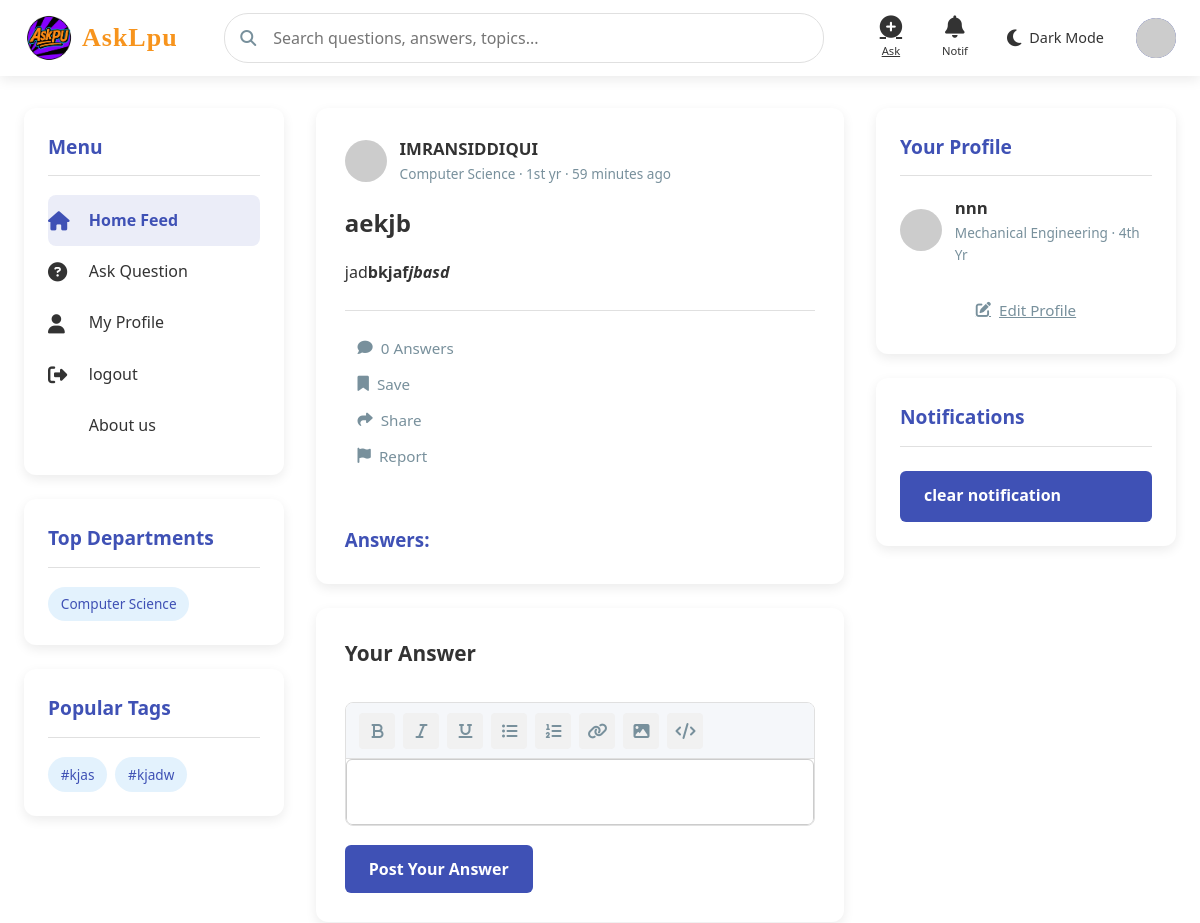
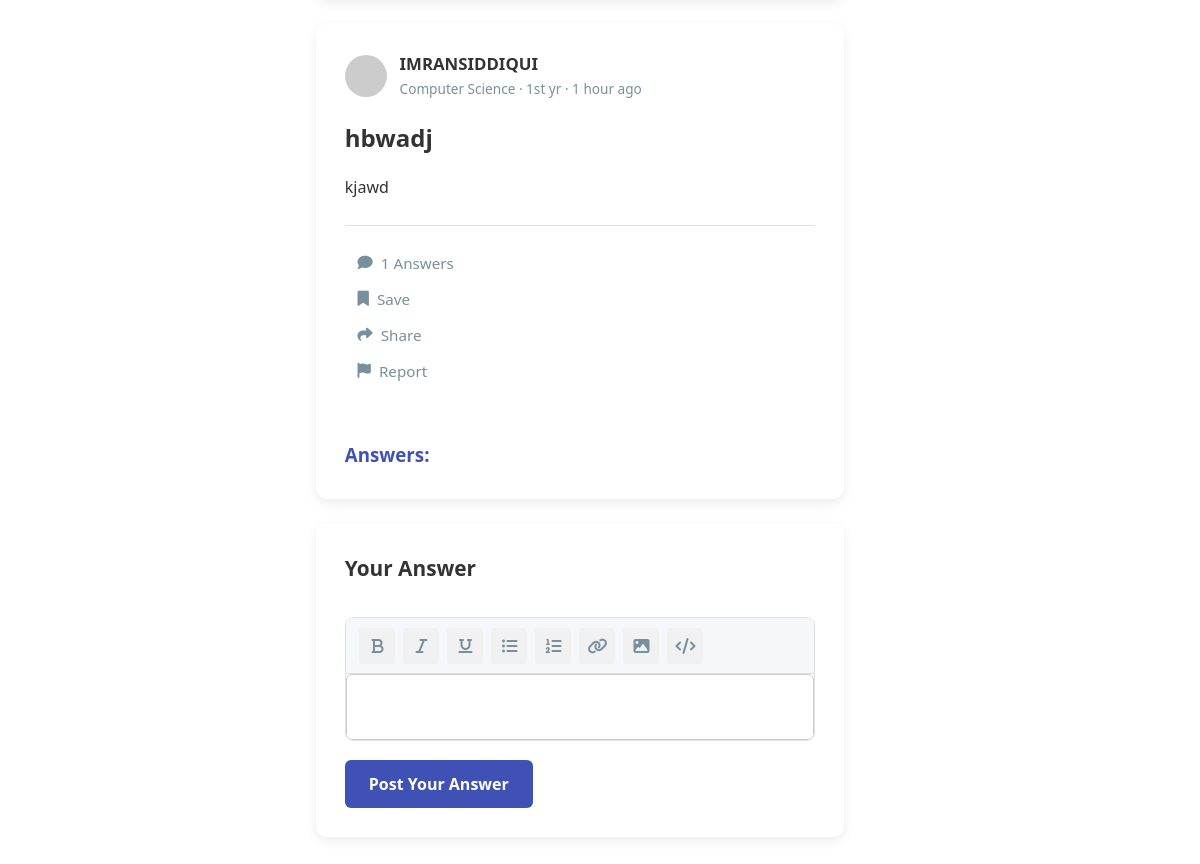
The page /index (signed in) on the database its author committed (2 pictures, top to bottom).
### app.py (models this page shows)
class Question(db.Model):
    id = db.Column(db.Integer, primary_key=True)
    title = db.Column(db.String(200), nullable=False)
    description = db.Column(db.Text, nullable=False)
    tags = db.Column(db.String(200), nullable=True)
    user_id = db.Column(db.Integer, db.ForeignKey('user.id'), nullable=False)
    created_at = db.Column(db.DateTime, default=datetime.utcnow)
    department = db.Column(db.String(50), nullable=True)
    subject = db.Column(db.String(50), nullable=True)
    image = db.Column(db.String(200), nullable=True)
    answers = db.relationship('Answer', backref='question', lazy=True, cascade="all, delete")

class User(db.Model):
    id = db.Column(db.Integer, primary_key=True)#use
    first_name=db.Column(db.String(90),unique=False, nullable=False)
    last_name=db.Column(db.String(90),unique=False, nullable=False)
    full_name=db.Column(db.String(90),unique=True, nullable=True)#use
    username = db.Column(db.String(80), unique=True, nullable=False)#use
    email = db.Column(db.String(120), unique=True, nullable=False)#use
    c_id = db.Column(db.String(200), nullable=False)#use
    password = db.Column(db.String(200), nullable=False)#use
    role = db.Column(db.String(20), default='student',nullable=True)#use
    department = db.Column(db.String(50), nullable=True)#use
    year = db.Column(db.String(90), nullable=True)#use
    bio = db.Column(db.Text, nullable=True)#use
    interest= db.Column(db.String(200), nullable=True)
    skiils=db.Column(db.String(200), nullable=True)
    location=db.Column(db.String(200), nullable=True)
    questions = db.relationship('Question', backref='author', lazy=True, cascade="all, delete")
    created_at = db.Column(db.DateTime, default=datetime.utcnow)
    answers = db.relationship('Answer', backref='author', lazy=True, cascade="all, delete")
    image = db.Column(db.String(300), nullable=True)
    otp=db.Column(db.Integer)#use
    achievement=db.Column(db.String(200), nullable=True)
    course=db.Column(db.String(200), nullable=True)
    verify= db.Column(db.Boolean, default=False)
    voted_on = db.relationship(
        'Answer',
        secondary=votes_association,
        back_populates='voters',
        cascade="all, delete"
    )

### app.py (the view)
@app.route('/index')
def index():
    user_id = session.get('user_id')
    if user_id:
        question = Question.query.order_by(desc(Question.created_at)).all()
        x = session.get('user_id')
        user=User.query.get(x)
        notifications = Notification.query.filter_by(recipient_id=user.id).order_by(desc(Notification.created_at)).all()
        question_list = Question.query.order_by(desc(Question.created_at)).all()
        all_tags = []
        for q in question_list:
            if q.tags:
                tags = [tag.strip() for tag in q.tags.split(',') if tag.strip()]
                all_tags.extend(tags)
        tag_counter = Counter(all_tags)
        top_tags = [tag for tag, count in tag_counter.most_common(10)]
        departments = db.session.query(Question.department).distinct().all()
        department_tags = [dept[0] for dept in departments if dept[0]]
        return render_template('index.html',user=user,questions=question,top_tags=top_tags,
                               department_tags=department_tags,
                               notifications=notifications)
    else:
        flash('You need to login first', 'warning')
        return redirect(url_for('login'))

### app.py (called while the page is built)
@app.template_filter('time_ago')
def time_ago(date):
    now = datetime.utcnow()
    diff = now - date
    periods = [
        ('year', 60*60*24*365),
        ('month', 60*60*24*30),
        ('day', 60*60*24),
        ('hour', 60*60),
        ('minute', 60),
        ('second', 1)
    ]
    for period, seconds in periods:
        value = diff.total_seconds() / seconds
        if value >= 1:
            value = int(value)
            return f"{value} {period}{'s' if value != 1 else ''} ago"
    return "just now"

    @property
    def score(self):
        total_upvotes = db.session.query(votes_association).filter_by(answer_id=self.id, vote_type='upvote').count()
        total_downvotes = db.session.query(votes_association).filter_by(answer_id=self.id, vote_type='downvote').count()
        return total_upvotes - total_downvotes

### templates/index.html (shortened to what this page needs)
<!DOCTYPE html>
<html lang="en">
<head>
    <link rel="stylesheet" href="https://cdnjs.cloudflare.com/ajax/libs/font-awesome/6.4.0/css/all.min.css">
    <link rel="stylesheet" href="{{url_for ('static',filename='css/styles.css')}}">
</head>
<body>
    <header>
        <div class="header-container">
            <a href="{{ url_for('index') }}" class="logo">
<img src="{{ url_for('static', filename='uploads/logo.png') }}"
     alt="Logo"
     style="height: 50px; width: auto; max-width: 100%; object-fit: contain;">
<span class="logo-text">AskLpu</span>
            </a>
    <div class="search-container">
        <i class="fas fa-search search-icon"></i>
        <form method="GET" action="{{ url_for('search') }}">
        <input type="text" class="search-bar" name="query" placeholder="Search questions, answers, topics...">
    </form>
    </div>
            <div class="nav-icons">
                <a href="{{url_for('ask')}}" class="nav-icon" id="ask-btn">
                    <i class="fas fa-plus-circle"></i>
                    <span>Ask</span>
                </a>
                <div class="nav-icon" id="notifications-btn">
                    <i class="fas fa-bell"></i>
                    <span>Notif</span>
                </div>
                <div class="theme-toggle" id="theme-toggle">
                    <i class="fas fa-moon toggle-icon" id="theme-icon"></i>
                    <span class="toggle-text">Dark Mode</span>
                </div>
                <a href="{{url_for('profile')}}" class="user-avatar" id="profile-btn">
                    {% if user.image %}
  <img src="{{ url_for('static', filename='uploads/' + user.image) }}" alt="Avatar">
{% else %}
  <img src="https://api.dicebear.com/6.x/avataaars/svg?seed={{ user.username }}" alt="Default Avatar">
{% endif %}
                </a>
            </div>
        </div>
    </header>
    <div class="main-container">
        <div class="sidebar">
            <div class="sidebar-card">
                <h3 class="sidebar-title">Menu</h3>
                <a href="{{ url_for('index') }}" class="menu-item active-menu">
                    <i class="fas fa-home"></i>
                    <span>Home Feed</span>
                </a>
                <a href="{{url_for('ask')}}" class="menu-item">
                    <i class="fas fa-question-circle"></i>
                    <span>Ask Question</span>
                </a>
                <a href="{{url_for('profile')}}" class="menu-item">
                    <i class="fas fa-user"></i>
                    <span>My Profile</span>
                </a>
                    <a href="{{url_for('logout')}}" class="menu-item">
                    <i class="fas fa-sign-out-alt"></i>
                    <span>logout</span>
                    </a>
                             <a href="{{url_for('about_us')}}" class="menu-item">
            <span>About us</span>
        </a>
            </div>
            <div class="sidebar-card">
                <h3 class="sidebar-title">Top Departments</h3>
<div class="tag-list">
    {% for dept in department_tags %}
    <div class="tag">{{ dept }}</div>
    {% endfor %}
</div>
            </div>
            <div class="sidebar-card">
                <h3 class="sidebar-title">Popular Tags</h3>
<div class="tag-list">
    {% for tag in top_tags %}
    <div class="tag">#{{ tag }}</div>
    {% endfor %}
</div>
            </div>
        </div>
        <div class="main-content">
{% for question in questions %}
            <div class="content-card slide-in">
                <div class="card-header">
                    <div class="user-info">
                        {% if question.author.image %}
  <img src="{{ url_for('static', filename='uploads/' + question.author.image) }}" alt="Avatar">
{% else %}
  <img src="https://api.dicebear.com/6.x/avataaars/svg?seed={{ question.author.username }}" alt="Default Avatar">
{% endif %}
                        <div class="user-details">
                            <div class="user-name">{{ question.author.full_name }}</div>
                            <div class="user-meta">{{question.author.department}} · {{question.author.year}} yr · {{ question.created_at|time_ago }}</div>
                        </div>
                    </div>
                </div>
                <h2 class="question-title">{{ question.title }}</h2>
                <div class="question-content">
                    {{ question.description|truncate(200) |safe }}
                </div>
                <div class="question-footer">
                    <div class="action-buttons">
                        <button class="action-button">
                            <i class="fas fa-comment"></i>
                            <span>{{question.answers|length}} Answers</span>
                        </button>
                        <button class="action-button">
                            <i class="fas fa-bookmark"></i>
                            <span>Save</span>
                        </button>
                        <button class="action-button">
                            <i class="fas fa-share"></i>
                            <span>Share</span>
                        </button>
                        <button class="action-button">
                            <i class="fas fa-flag"></i>
                            <span>Report</span>
                        </button>
                    </div>
                </div>
                <br>
                <br>
<h3 style="cursor: pointer; color: #3f51b5;" onclick="toggleAnswer('{{ question.id }}')">Answers:</h3>
</div>
            <div class="content-card slide-in" style="animation-delay: 0.2s;">
                <h3 class="form-title">Your Answer</h3>
                <form class="answer-form"  method="POST" action="{{ url_for('answer', question_id=question.id) }}">
                        <div class="rich-text-editor">
                            <div class="editor-toolbar">
                                <button class="tool-button" title="Bold"><i class="fas fa-bold"></i></button>
                                <button class="tool-button" title="Italic"><i class="fas fa-italic"></i></button>
                                <button class="tool-button" title="Underline"><i class="fas fa-underline"></i></button>
                                <button class="tool-button" title="List"><i class="fas fa-list-ul"></i></button>
                                <button class="tool-button" title="Numbered List"><i class="fas fa-list-ol"></i></button>
                                <button class="tool-button" title="Link"><i class="fas fa-link"></i></button>
                                <button class="tool-button" title="Image"><i class="fas fa-image"></i></button>
                                <button class="tool-button" title="Code"><i class="fas fa-code"></i></button>
                            </div>
                            <div class="editor-content" id="editor" contenteditable="true"></div>
                        </div>
                    <button type="submit" class="submit-button">Post Your Answer</button>
                </form>
            </div>
             {% endfor %}
        </div>
        <div class="right-sidebar">
            <div class="sidebar-card">
                <h3 class="sidebar-title">Your Profile</h3>
                <div class="user-info" style="margin-bottom: 1.5rem;">
                    {% if user.image %}
  <img src="{{ url_for('static', filename='uploads/' + user.image) }}" alt="Avatar">
{% else %}
  <img src="https://api.dicebear.com/6.x/avataaars/svg?seed={{ user.username }}" alt="Default Avatar">
{% endif %}
                    <div class="user-details">
                        <div class="user-name">{{ user.full_name }}</div>
                        <div class="user-meta">{{user.department }} · {{user.year}} Yr</div>
                    </div>
                </div>
                <a href="edit-profile.html" class="action-button" style="width: 100%; justify-content: center;">
                    <i class="fas fa-edit"></i>
                    <span>Edit Profile</span>
                </a>
            </div>
            <div class="sidebar-card">
                <h3 class="sidebar-title">Notifications</h3>
    <a href="{{ url_for('clear_notification') }}" class="edit-button">
        clear notification
    </a>
</body>
</html>

### rows shown on the page
Question: tags "kjas", author.full_name "IMRANSIDDIQUI", author.department "Computer Science", author.year "1st", created_at "59 minutes ago", title "aekjb", description "jad bkjaf jbasd", answers|length "0"
Question: tags "kjadw", author.full_name "IMRANSIDDIQUI", author.department "Computer Science", author.year "1st", created_at "1 hour ago", title "hbwadj", description "kjawd", answers|length "1"
User: full_name "nnn", department "Mechanical Engineering", year "4th"

### other values the page prints
{{ dept }} "Computer Science"
